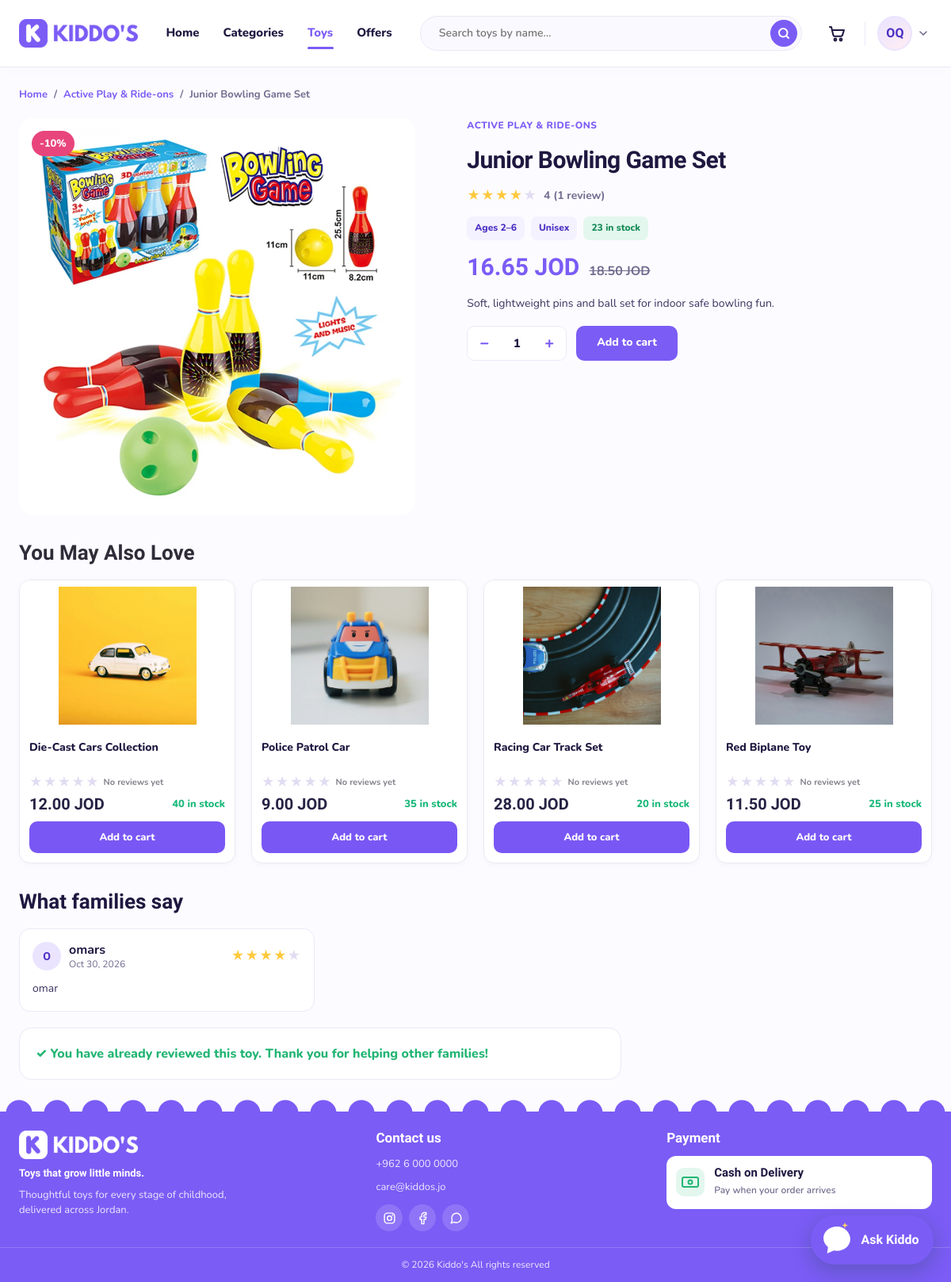
/products/details.php?id=59 (signed in), run on the app's committed database.
### tables this page shows
CREATE TABLE IF NOT EXISTS `products` (
  `id` int(10) UNSIGNED NOT NULL AUTO_INCREMENT,
  `category_id` int(10) UNSIGNED NOT NULL,
  `name` varchar(120) NOT NULL,
  `description` text NOT NULL,
  `instructions` text DEFAULT NULL,
  `price` decimal(8,2) NOT NULL,
  `stock` int(10) UNSIGNED NOT NULL DEFAULT 0,
  `gender` enum('girls','boys','unisex') NOT NULL DEFAULT 'unisex',
  `min_age` tinyint(3) UNSIGNED NOT NULL,
  `max_age` tinyint(3) UNSIGNED NOT NULL,
  `image` varchar(255) DEFAULT NULL,
  `is_active` tinyint(1) NOT NULL DEFAULT 1,
  `created_at` datetime NOT NULL DEFAULT current_timestamp(),
  `updated_at` datetime NOT NULL DEFAULT current_timestamp() ON UPDATE current_timestamp(),
  `deleted_at` datetime DEFAULT NULL,
  PRIMARY KEY (`id`),
  KEY `idx_products_filters` (`category_id`,`gender`,`min_age`,`max_age`)
);

CREATE TABLE IF NOT EXISTS `categories` (
  `id` int(10) UNSIGNED NOT NULL AUTO_INCREMENT,
  `name` varchar(60) NOT NULL,
  `slug` varchar(60) NOT NULL,
  `description` varchar(255) DEFAULT NULL,
  `icon` varchar(50) DEFAULT NULL,
  `image` varchar(255) DEFAULT NULL,
  `created_at` datetime NOT NULL DEFAULT current_timestamp(),
  PRIMARY KEY (`id`),
  UNIQUE KEY `uq_categories_name` (`name`),
  UNIQUE KEY `uq_categories_slug` (`slug`)
);

CREATE TABLE IF NOT EXISTS `reviews` (
  `id` int(10) UNSIGNED NOT NULL AUTO_INCREMENT,
  `product_id` int(10) UNSIGNED NOT NULL,
  `user_id` int(10) UNSIGNED NOT NULL,
  `rating` tinyint(3) UNSIGNED NOT NULL,
  `comment` varchar(500) DEFAULT NULL,
  `is_visible` tinyint(1) NOT NULL DEFAULT 0,
  `created_at` datetime NOT NULL DEFAULT current_timestamp(),
  PRIMARY KEY (`id`),
  UNIQUE KEY `uq_review_once` (`product_id`,`user_id`),
  KEY `idx_reviews_user` (`user_id`)
);

CREATE TABLE IF NOT EXISTS `users` (
  `id` int(10) UNSIGNED NOT NULL AUTO_INCREMENT,
  `first_name` varchar(50) NOT NULL,
  `last_name` varchar(50) NOT NULL,
  `email` varchar(120) NOT NULL,
  `password_hash` varchar(255) DEFAULT NULL,
  `google_id` varchar(64) DEFAULT NULL,
  `profile_image` varchar(255) DEFAULT NULL,
  `birth_date` date DEFAULT NULL,
  `phone` varchar(20) DEFAULT NULL,
  `role` enum('customer','admin') NOT NULL DEFAULT 'customer',
  `is_active` tinyint(1) NOT NULL DEFAULT 1,
  `created_at` datetime NOT NULL DEFAULT current_timestamp(),
  PRIMARY KEY (`id`),
  UNIQUE KEY `uq_users_email` (`email`),
  UNIQUE KEY `uq_users_google_id` (`google_id`)
);

### products/details.php (the view, shortened to what the rows shown need)
<?php
require_once __DIR__ . '/../includes/init.php';
require_once __DIR__ . '/../includes/shop_functions.php';
require_once __DIR__ . '/../classes/ToyCatalog.php';
require_once __DIR__ . '/../classes/Review.php';
require_once __DIR__ . '/../classes/Recommendation.php';
$catalog = new ToyCatalog($pdo);
$recModel = new Recommendation($pdo);
$toyId = filter_input(INPUT_GET, 'id', FILTER_VALIDATE_INT);
$toy = ($toyId && $toyId > 0) ? $catalog->getToy($toyId) : false;
    ?>
    <?php
$detailsImageUrls = function (array $product, array $extra = []): array {
    $urls = array_filter(shopToyImages($product, $extra), function ($url) {
        if (!str_starts_with($url, BASE_URL . '/')) return true;
        $relative = rawurldecode(substr($url, strlen(BASE_URL) + 1));
        return is_file(__DIR__ . '/../' . $relative);
    });
    return $urls ? array_values($urls) : [shopCategoryIllustration($product['category_name'] ?? '')];
};
$reviews = $catalog->getReviews((int) $toy['id']);
$price = (float) $toy['price'];
$finalPrice = shopFinalPrice($toy);
$hasDiscount = $finalPrice < $price;
$rating = round((float) $toy['avg_rating'], 1);
$stock = (int) $toy['stock'];
$userId = isset($_SESSION['user_id']) ? (int) $_SESSION['user_id'] : null;
$recommendedRows = $recModel->getRecommendations($userId, [(int) $toy['id']], 4);
$recommendedCardsById = $catalog->getToysByIds(array_column($recommendedRows, 'id'));
$recommendedToys = [];
foreach ($recommendedRows as $recommendedRow) {
    $recommendedId = (int) $recommendedRow['id'];
    if (isset($recommendedCardsById[$recommendedId])) {
        $recommendedToys[] = $recommendedCardsById[$recommendedId];
    }
}
require_once __DIR__ . '/../includes/shop_header.php';
?>
<section class="container details">
    <nav class="breadcrumb" aria-label="Breadcrumb">
        <a href="<?= BASE_URL ?>/index.php">Home</a>
        <span aria-hidden="true">/</span>
        <a href="<?= BASE_URL ?>/products/index.php?category=<?= urlencode($toy['category_slug']) ?>"><?= htmlspecialchars($toy['category_name']) ?></a>
        <span aria-hidden="true">/</span>
        <span aria-current="page"><?= htmlspecialchars($toy['name']) ?></span>
    </nav>
    <div class="details-grid">
        <div class="details-info">
            <span class="toy-card-cat"><?= htmlspecialchars($toy['category_name']) ?></span>
            <h1><?= htmlspecialchars($toy['name']) ?></h1>
            <span class="toy-rating">
                <?= shopStars($rating) ?>
                <span class="toy-rating-text">
                </span>
            </span>
            <div class="details-chips">
                <span class="chip">Ages <?= (int) $toy['min_age'] ?>–<?= (int) $toy['max_age'] ?></span>
                <span class="chip"><?= shopGenderLabel((string) $toy['gender']) ?></span>
                <span class="chip <?= $stock > 0 ? 'chip-green' : 'chip-pink' ?>">
                    <?= $stock > 0 ? $stock . ' in stock' : 'Out of stock' ?>
                </span>
            </div>
            <div class="details-price">
                <strong><?= shopMoney($finalPrice) ?></strong>
                <?php if ($hasDiscount): ?>
                    <del><?= shopMoney($price) ?></del>
                <?php endif; ?>
            </div>
            <p class="details-desc"><?= nl2br(htmlspecialchars($toy['description'])) ?></p>
            <form class="details-buy" action="<?= BASE_URL ?>/cart/add.php" method="post">
                <div class="qty" data-qty>
                    <button type="button" class="qty-btn" data-qty-minus aria-label="Decrease quantity" <?= $stock > 0 ? '' : 'disabled' ?>>−</button>
                    <input id="qty-input" type="number" name="quantity" value="1" min="1"
                           max="<?= max(1, $stock) ?>" inputmode="numeric" <?= $stock > 0 ? '' : 'disabled' ?>>
                    <button type="button" class="qty-btn" data-qty-plus aria-label="Increase quantity" <?= $stock > 0 ? '' : 'disabled' ?>>+</button>
                </div>
                <button class="btn btn-primary details-add" type="submit" <?= $stock > 0 ? '' : 'disabled' ?>>
                </button>
            </form>
        </div>
    </div>
</section>
<?php if (!empty($recommendedToys)): ?>
<section class="container details-recommendations">
    <div class="details-recommendations-heading">
        <h2>You May Also Love</h2>
    </div>
    <div class="toy-grid">
        <?php foreach ($recommendedToys as $toy): ?>
            <?php $cardImages = $detailsImageUrls($toy); ?>
            <?php require __DIR__ . '/../includes/toy_card.php'; ?>
        <?php endforeach; ?>
    </div>
</section>
<?php endif; ?>
<section class="container details-reviews">
    <h2>What families say</h2>
    <?php if (empty($reviews)): ?>
        <p class="reviews-empty">No reviews yet — be the first to tell other parents what you think!</p>
    <?php else: ?>
        <ul class="review-list">
            <?php foreach ($reviews as $review): ?>
                <li class="review">
                    <div class="review-head">
                        <span class="review-avatar" aria-hidden="true"><?= htmlspecialchars(mb_strtoupper(mb_substr($review['first_name'], 0, 1))) ?></span>
                        <div>
                            <strong><?= htmlspecialchars($review['first_name']) ?></strong>
                            <span class="review-date"><?= date('M j, Y', strtotime($review['created_at'])) ?></span>
                        </div>
                        <?= shopStars((float) $review['rating']) ?>
                    </div>
                    <?php if (trim((string) $review['comment']) !== ''): ?>
                        <p><?= nl2br(htmlspecialchars($review['comment'])) ?></p>
                    <?php endif; ?>
                </li>
            <?php endforeach; ?>
        </ul>
    <?php endif; ?>
</section>
<?php require_once __DIR__ . '/../includes/footer.php'; ?>

### includes/shop_functions.php (shortened to what the rows shown need)
<?php
function shopFinalPrice(array $toy): float
{
    $price    = (float) $toy['price'];
    $discount = (float) ($toy['discount_pct'] ?? 0);
    return $discount > 0 ? round($price * (1 - $discount / 100), 2) : $price;
}
function shopMoney(float $amount): string
{
    return number_format($amount, 2) . ' JOD';
}
function shopGenderLabel(string $gender): string
{
    return ['girls' => 'Girls', 'boys' => 'Boys', 'unisex' => 'Unisex'][$gender] ?? 'Unisex';
}
function shopStars(float $rating): string
{
    $rating = max(0, min(5, round($rating, 1)));
    return '<span class="stars" style="--rating: ' . $rating . '" role="img" aria-label="Rated '
        . $rating . ' out of 5"></span>';
}

### includes/toy_card.php (shortened to what the rows shown need)
<?php
$images       = !empty($cardImages) ? array_values($cardImages) : shopToyImages($toy);
$finalPrice   = shopFinalPrice($toy);
$rating       = round((float) $toy['avg_rating'], 1);
$reviewCount  = (int) $toy['review_count'];
$stock        = (int) $toy['stock'];
$detailsUrl   = BASE_URL . '/products/details.php?id=' . (int) $toy['id'];
$tints        = ['tint-yellow', 'tint-purple', 'tint-peach', 'tint-pink', 'tint-mint', 'tint-blue'];
$tint         = $tints[(int) $toy['category_id'] % count($tints)];
?>
<article class="toy-card">
    <div class="toy-card-media <?= $tint ?>" <?= count($images) > 1 ? 'data-card-gallery' : '' ?>>
        <span class="toy-card-circle">
            <?php foreach ($images as $i => $url): ?>
                <img src="<?= htmlspecialchars($url) ?>" alt="<?= htmlspecialchars($toy['name']) ?>"
                     class="<?= $i === 0 ? 'is-shown' : '' ?>" loading="lazy" width="220" height="220">
            <?php endforeach; ?>
        </span>
    </div>
    <div class="toy-card-body">
        <h3 class="toy-card-name">
            <a class="toy-card-link" href="<?= $detailsUrl ?>"><?= htmlspecialchars($toy['name']) ?></a>
        </h3>
        <span class="toy-rating">
            <?= shopStars($rating) ?>
            <span class="toy-rating-text"><?= $reviewCount > 0 ? $rating . ' (' . $reviewCount . ')' : 'No reviews yet' ?></span>
        </span>
        <div class="toy-card-foot">
            <span class="toy-price">
                <strong><?= shopMoney($finalPrice) ?></strong>
            </span>
            <span class="toy-stock <?= $stock > 0 ? '' : 'is-out' ?>">
                    <?= $stock > 0 ? $stock . ' in stock' : 'Out of stock' ?>
                </span>
        </div>
        <form class="toy-card-cart" action="<?= BASE_URL ?>/cart/add.php" method="post">
                <button class="btn btn-primary btn-block" type="submit" <?= $stock > 0 ? '' : 'disabled' ?>>
                    <?= $stock > 0 ? 'Add to cart' : 'Out of stock' ?>
                </button>
            </form>
    </div>
</article>

### data on the page
products: category.name "Active Play & Ride-ons", name "Junior Bowling Game Set", category.name "ACTIVE PLAY & RIDE-ONS", min_age "2", max_age "6", gender "Unisex", stock "23", price "18.50 JOD", description "Soft, lightweight pins and ball set for indoor safe bowling fun.", quantity "1"
products: image (picture), name "Die-Cast Cars Collection", $rating 0 (drawn), finalPrice "12.00 JOD", stock "40", shows "Add to cart"
products: image (picture), name "Police Patrol Car", $rating 0 (drawn), finalPrice "9.00 JOD", stock "35", shows "Add to cart"
products: image (picture), name "Racing Car Track Set", $rating 0 (drawn), finalPrice "28.00 JOD", stock "20", shows "Add to cart"
products: image (picture), name "Red Biplane Toy", $rating 0 (drawn), finalPrice "11.50 JOD", stock "25", shows "Add to cart"
reviews: user.first_name "O", user.first_name "omars", created_at "Oct 30, 2026", comment "omar"

### other printed values
$label "Home"
$label "Categories"
$label "Toys"
$label "Offers"
$accountInitials "OQ"
rtrim(rtrim(number_format((float) $toy['discount_pct'], 2), '0'), '.') "10"
$rating "4"
$reviewCount "1"
shopMoney($finalPrice) "16.65 JOD"
